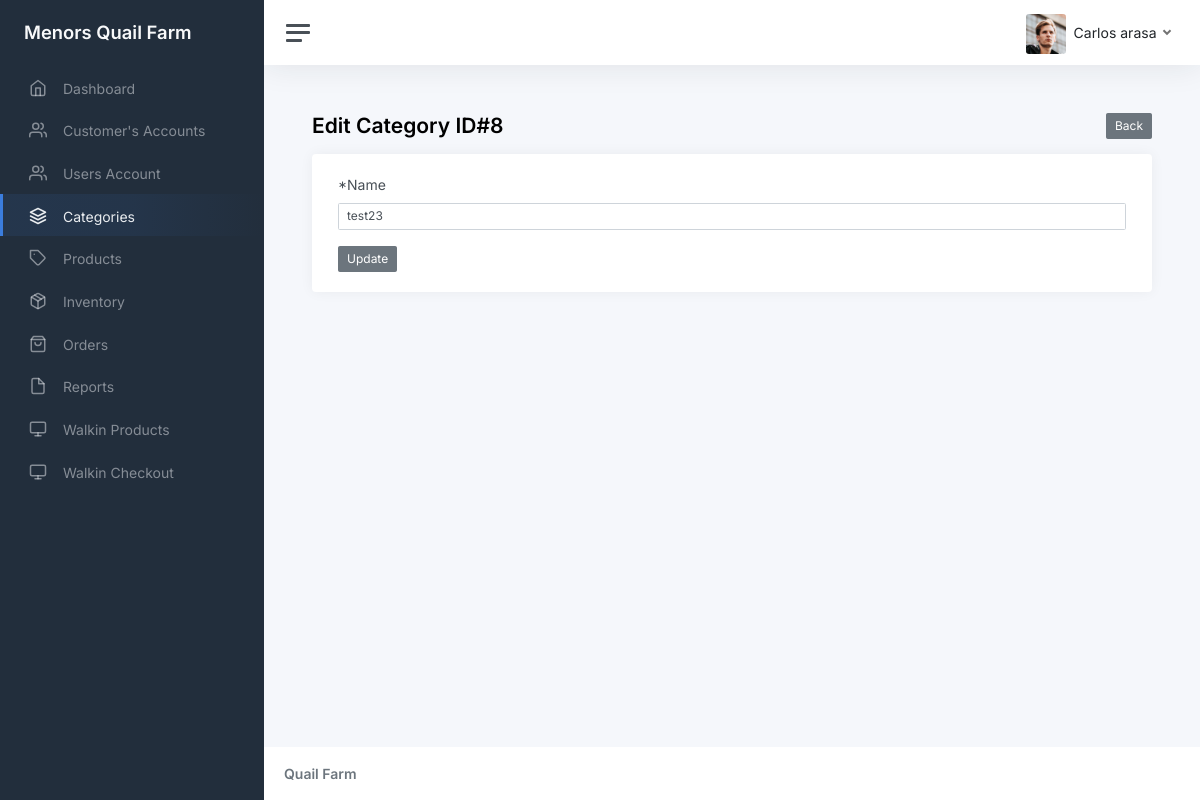
Page /admin/category_edit.php?id=8 (signed in) on the earlier database version.
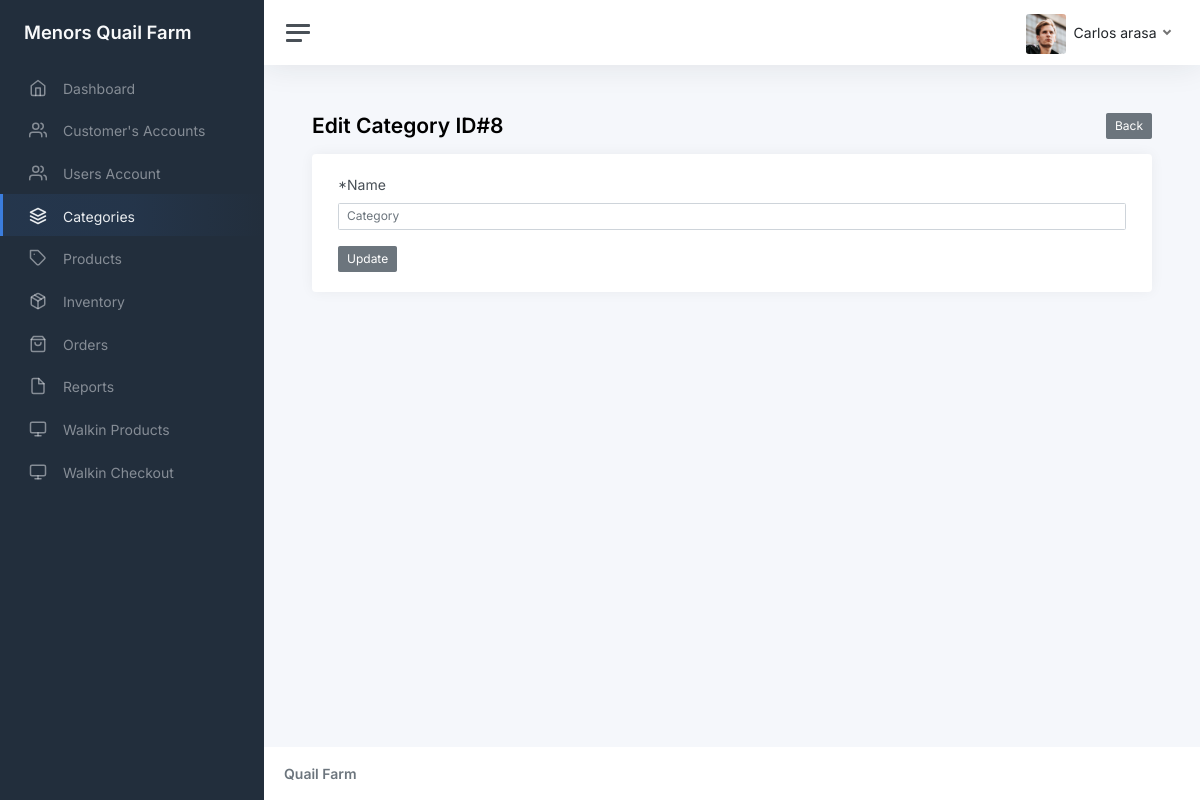
Same page on the later database version.
### tables this page shows
CREATE TABLE `tbl_category` (
  `id` int(11) NOT NULL AUTO_INCREMENT,
  `name` varchar(45) DEFAULT NULL,
  `is_deleted` int(11) DEFAULT 0,
  `date_created` datetime DEFAULT current_timestamp(),
  `created_by` int(11) DEFAULT NULL,
  PRIMARY KEY (`id`)
);

### functions.php (called while the page is built, shortened)
<?php
function get_one($sql)
{
    $result = mysqli_query($_SESSION['conn'], $sql);
    while ($row = mysqli_fetch_object($result)) {
        return $row;
    }
}

### admin/category_edit.php (the view, shortened to what this page needs)
<?php include_once('header.php') ?>
<?php
$id = $_GET['id'];
$info = get_one("SELECT * from tbl_category where id = $id and is_deleted = 0");
?>
<main class="content">
  <div class="container-fluid p-0">
    <h1 class="h3 mb-3"><strong>Edit Category ID#<?= $id ?> </strong> <a href="category.php" class="btn btn-sm btn-secondary" style="float:right"> Back</a></h1>
    <form method="post" onSubmit="return confirm('Are You Sure?') ">
      <div class="card">
        <div class="card-body">
          <div class="container-fluid">
            <div class="row">
              <div class="col-md-12">
                <label for="password" class="form-label">*Name</label>
                <input type="text" class="form-control form-control-sm" id="name" name="name" placeholder="Category" required value="<?= isset($_POST['update']) ? $_POST['name'] : $info->name; ?>">
              </div>
              <div class="col-md-12 mt-3">
                <div class="pull-right">
                  <button type="submit" name="update" class="btn btn-sm btn-secondary">Update </button>
                </div>
              </div>
            </div>
          </div>
        </div>
      </div>
    </form>
  </div>
</main>
<?php include_once('footer.php') ?>

Differences in the rows shown:
no longer on this page (row edited): tbl_category: name "test23"
